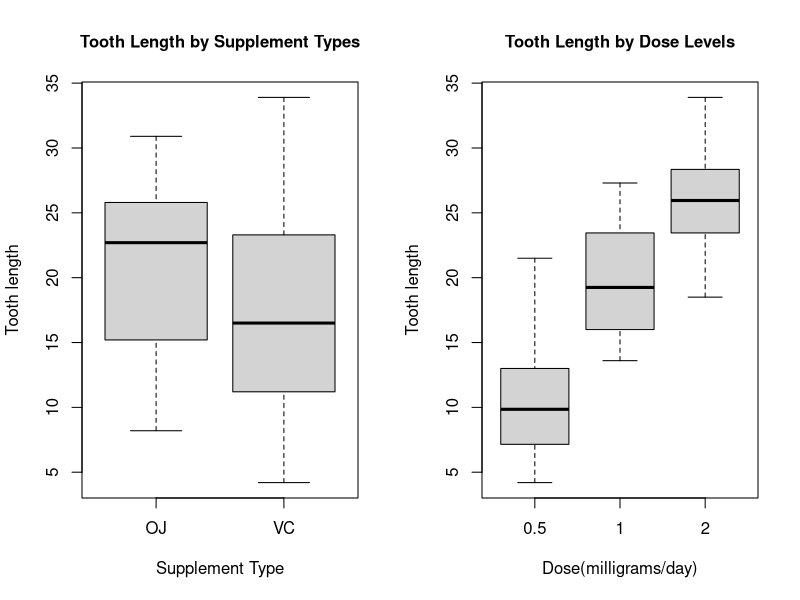

This figure's R source:
## ---- chunk 1
knitr::opts_chunk$set(echo = TRUE)
## ---- chunk 2
data <- ToothGrowth
## ---- chunk 3
with(data, table(supp, dose))
## ---- chunk 4
par(mfrow=c(1,2))
boxplot(len~supp, data, xlab='Supplement Type', ylab='Tooth length', main = 'Tooth Length by Supplement Types', cex.main=1)
boxplot(len~dose, data, xlab='Dose(milligrams/day)', ylab='Tooth length', main = 'Tooth Length by Dose Levels', cex.main=1)
## ---- chunk 5
halfOJ <- with(data, data[supp=='OJ'&dose==0.5,1])
halfVC <- with(data, data[supp=='VC'&dose==0.5,1])
test1 <- t.test(halfOJ, halfVC, paired = FALSE, var.equal = TRUE, alternative='greater')
test1$p.value
test1$conf.int
## ---- chunk 6
oneOJ <- with(data, data[supp=='OJ'&dose==1,1])
oneVC <- with(data, data[supp=='VC'&dose==1,1])
test2 <- t.test(oneOJ, oneVC, paired = FALSE, var.equal = TRUE, alternative='greater')
test2$p.value
test2$conf.int
## ---- chunk 7
twoOJ <- with(data, data[supp=='OJ'&dose==2,1])
twoVC <- with(data, data[supp=='VC'&dose==2,1])
test3 <- t.test(twoOJ, twoVC, paired = FALSE, var.equal = TRUE, alternative='greater')
test3$p.value
test3$conf.int
## ---- chunk 8
test4 <- t.test(halfOJ, oneOJ, paired = FALSE, var.equal = TRUE, alternative='less')
test4$p.value
test4$conf.int
## ---- chunk 9
test5 <- t.test(oneOJ, twoOJ, paired = FALSE, var.equal = TRUE, alternative = 'less')
test5$p.value
test5$conf.int
## ---- chunk 10
test6 <- t.test(halfVC, oneVC, paired = FALSE, var.equal = TRUE, alternative = 'less')
test6$p.value
test6$conf.int
## ---- chunk 11
test7 <- t.test(oneVC, twoVC, paired = FALSE, var.equal = TRUE, alternative = 'less')
test7$p.value
test7$conf.int
